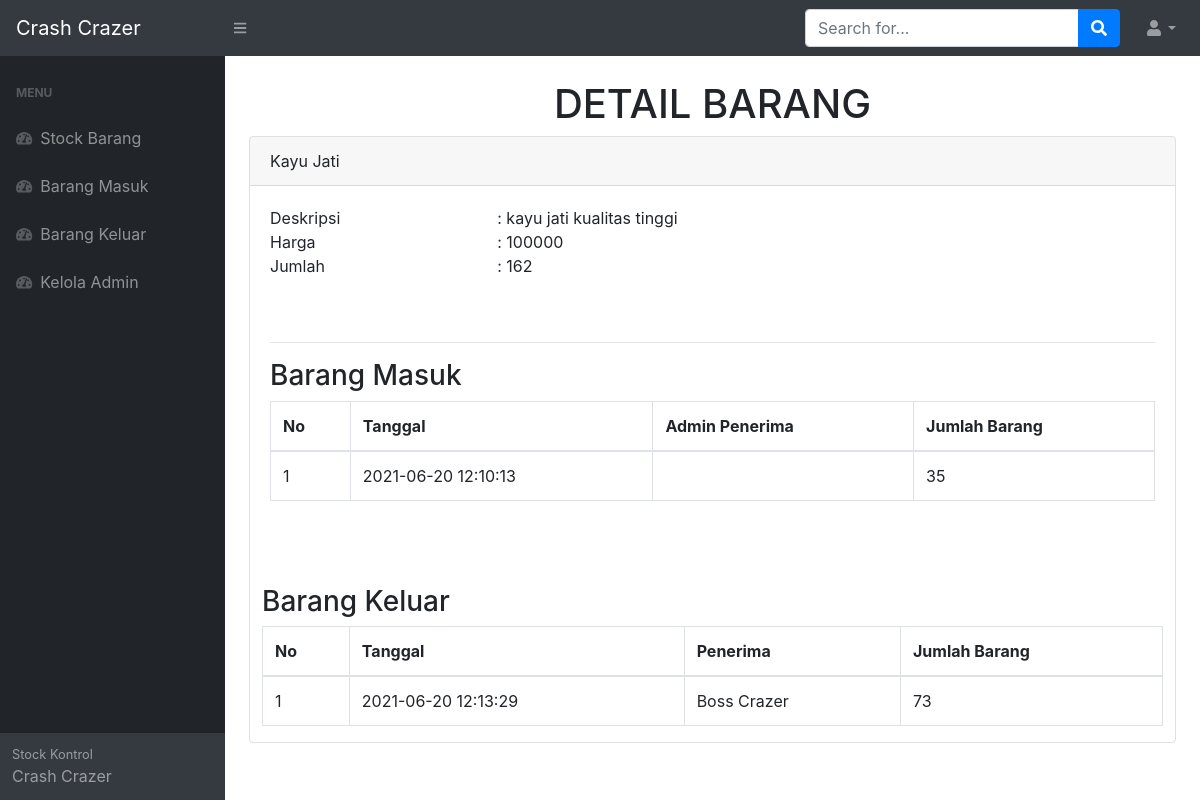
The app's page /detail.php?id=12 (signed in) with its own data.
### tables this page shows
CREATE TABLE `barang` (
  `idbarang` int(11) NOT NULL AUTO_INCREMENT,
  `namabarang` varchar(50) NOT NULL,
  `deskripsi` varchar(50) NOT NULL,
  `harga` int(11) NOT NULL,
  `jumlah` int(11) NOT NULL,
  PRIMARY KEY (`idbarang`)
);

CREATE TABLE `masuk` (
  `idmasuk` int(11) NOT NULL AUTO_INCREMENT,
  `idbarang` int(11) NOT NULL,
  `tanggal` timestamp NOT NULL DEFAULT current_timestamp(),
  `keterangan` varchar(50) NOT NULL,
  `jumlahmasuk` int(11) NOT NULL,
  PRIMARY KEY (`idmasuk`)
);

CREATE TABLE `keluar` (
  `idkeluar` int(11) NOT NULL AUTO_INCREMENT,
  `idbarang` int(11) NOT NULL,
  `tanggal` timestamp NOT NULL DEFAULT current_timestamp(),
  `penerima` varchar(25) NOT NULL,
  `jumlahkeluar` int(11) NOT NULL,
  PRIMARY KEY (`idkeluar`)
);

### detail.php (the view, shortened to what this page needs)
<?php
require "function.php";
$idbarang = $_GET['id'];
$get = mysqli_query($conn, "select * from barang where idbarang='$idbarang'");
$fetch = mysqli_fetch_array($get);
$namabarang = $fetch['namabarang'];
$deskripsi = $fetch['deskripsi'];
$stock = $fetch['jumlah'];
$harga = $fetch['harga'];
?>
<!DOCTYPE html>
<html lang="en">
    <head>
        <link href="css/styles.css" rel="stylesheet" />
        <link href="https://cdn.datatables.net/1.10.20/css/dataTables.bootstrap4.min.css" rel="stylesheet" />
    </head>
    <body class="sb-nav-fixed">
        <nav class="sb-topnav navbar navbar-expand navbar-dark bg-dark">
            <a class="navbar-brand" href="index.php">Crash Crazer</a>
            <button class="btn btn-link btn-sm order-1 order-lg-0" id="sidebarToggle" href="#"><i class="fas fa-bars"></i></button>
            <form class="d-none d-md-inline-block form-inline ml-auto mr-0 mr-md-3 my-2 my-md-0">
                <div class="input-group">
                    <input class="form-control" type="text" placeholder="Search for..." aria-label="Search" aria-describedby="basic-addon2" />
                    <div class="input-group-append">
                        <button class="btn btn-primary" type="button"><i class="fas fa-search"></i></button>
                    </div>
                </div>
            </form>
            <ul class="navbar-nav ml-auto ml-md-0">
                <li class="nav-item dropdown">
                    <a class="nav-link dropdown-toggle" id="userDropdown" href="#" role="button" data-toggle="dropdown" aria-haspopup="true" aria-expanded="false"><i class="fas fa-user fa-fw"></i></a>
                </li>
            </ul>
        </nav>
        <div id="layoutSidenav">
            <div id="layoutSidenav_nav">
                <nav class="sb-sidenav accordion sb-sidenav-dark" id="sidenavAccordion">
                    <div class="sb-sidenav-menu">
                        <div class="nav">
                            <div class="sb-sidenav-menu-heading">Menu</div>
                            <a class="nav-link" href="index.php">
                                <div class="sb-nav-link-icon"><i class="fas fa-tachometer-alt"></i></div>
                                Stock Barang
                            </a>
							<a class="nav-link" href="masuk.php">
                                <div class="sb-nav-link-icon"><i class="fas fa-tachometer-alt"></i></div>
                                Barang Masuk
                            </a>
							<a class="nav-link" href="keluar.php">
                                <div class="sb-nav-link-icon"><i class="fas fa-tachometer-alt"></i></div>
                                Barang Keluar
                            </a>
								<a class="nav-link" href="admin.php">
                                <div class="sb-nav-link-icon"><i class="fas fa-tachometer-alt"></i></div>
                                Kelola Admin
                            </a>
                        </div>
                    </div>
                    <div class="sb-sidenav-footer">
                        <div class="small">Stock Kontrol</div>
                        Crash Crazer
                    </div>
                </nav>
            </div>
            <div id="layoutSidenav_content">
                <main>
                    <div class="container-fluid">
                        <center><h1 class="mt-4">DETAIL BARANG</h1></center>
                        <div class="card mb-4">
                            <div class="card-header">
								 <?=$namabarang;?>
                            </div>
                            <div class="card-body">
								<div class="row">
									<div class="col-md-3">Deskripsi</div>
									<div class="col-md-9">: <?=$deskripsi;?></div>
								</div>
								<div class="row">
									<div class="col-md-3">Harga</div>
									<div class="col-md-9">: <?=$harga;?></div>
								</div>
								<div class="row">
									<div class="col-md-3">Jumlah</div>
									<div class="col-md-9">: <?=$stock;?></div>
								</div>
								<br><br><hr>
								<h3>Barang Masuk</h3>
                                <div class="table-responsive">
                                    <table class="table table-bordered" id="barangmasuk" width="100%" cellspacing="0">
                                        <thead>
                                            <tr>
                                                <th>No</th>
                                                <th>Tanggal</th>
                                                <th>Admin Penerima</th>
                                                <th>Jumlah Barang</th>
                                            </tr>
                                        </thead>
                                        <tbody>
											<?php
											$ambildatamasuk = mysqli_query($conn,  "SELECT barang.harga as harga, barang.deskripsi as deskripsi, masuk.idbarang as idbarang, masuk.idmasuk as idmasuk, masuk.tanggal as tanggal, masuk.jumlahmasuk as jumlahmasuk, login.username as keterangan FROM masuk LEFT JOIN barang ON masuk.idbarang = barang.idbarang LEFT JOIN login ON login.iduser = masuk.keterangan where masuk.idbarang='$idbarang'");
											$i=1;
											while($fetch=mysqli_fetch_array($ambildatamasuk)){
												$idbarang = $fetch['idbarang'];
												$tanggal = $fetch['tanggal'];
												$keterangan = $fetch['keterangan'];
												$quantity = $fetch['jumlahmasuk'];
											?>
                                            <tr>
                                                <td><?=$i++;?></td>
                                                <td><?=$tanggal;?></td>
												<td><?=$keterangan;?></td>
                                                <td><?=$quantity;?></td>
                                            </tr>
											<?php
											};
											?>
                                        </tbody>
                                    </table>
                                </div>
                            </div>
							<br><br>
							<div class="col mr-5">
							<h3>Barang Keluar</h3>
                                <div class="table-responsive">
                                    <table class="table table-bordered" id="barangkeluar" width="100%" cellspacing="0">
                                        <thead>
                                            <tr>
                                                <th>No</th>
                                                <th>Tanggal</th>
                                                <th>Penerima</th>
                                                <th>Jumlah Barang</th>
                                            </tr>
                                        </thead>
                                        <tbody>
											<?php
											$ambildatakeluar =mysqli_query($conn, "SELECT barang.harga as harga, barang.deskripsi as deskripsi, keluar.idbarang as idbarang, keluar.idkeluar as idkeluar, keluar.tanggal as tanggal, keluar.jumlahkeluar as jumlahkeluar, keluar.penerima as penerima from keluar LEFT JOIN barang ON keluar.idbarang = barang.idbarang where keluar.idbarang='$idbarang' ORDER BY tanggal");
											$i=1;
											while($fetch=mysqli_fetch_array($ambildatakeluar)){
												$tanggal = $fetch['tanggal'];
												$penerima = $fetch['penerima'];
												$quantity = $fetch['jumlahkeluar'];
											?>
                                            <tr>
                                                <td><?=$i++;?></td>
                                                <td><?=$tanggal;?></td>
												<td><?=$penerima;?></td>
                                                <td><?=$quantity;?></td>
                                            </tr>
											<?php
											};
											?>
                                        </tbody>
                                    </table>
                                </div>
                            </div>
							</div>
                        </div>
                    </div>
			</div>
    </body>
</html>

### records on screen
barang: namabarang "Kayu Jati", deskripsi "kayu jati kualitas tinggi", harga "100000", jumlah "162"
masuk: tanggal "2021-06-20 12:10:13", jumlahmasuk "35"
keluar: tanggal "2021-06-20 12:13:29", penerima "Boss Crazer", jumlahkeluar "73"
